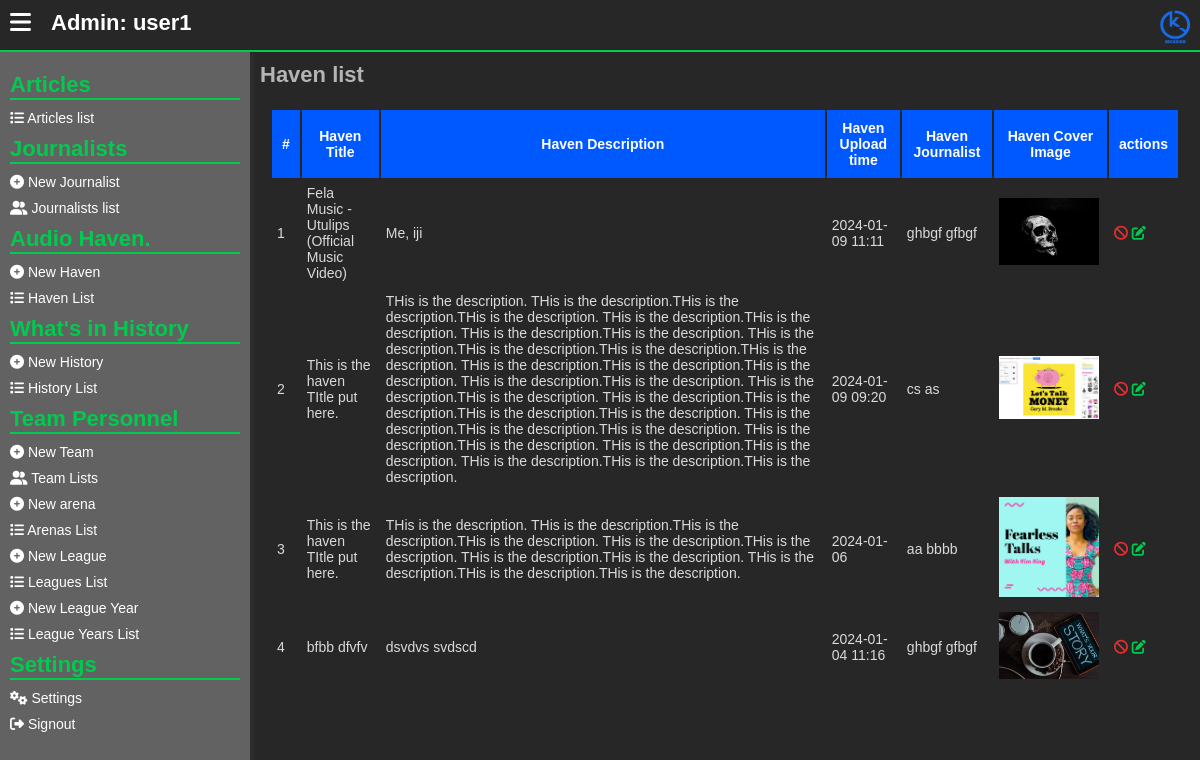
The page /admins/haven-list.php (signed in) on the database its author committed.
### tables this page shows
CREATE TABLE `audio_havens` (
  `haven_id` int(11) NOT NULL,
  `haven_title` text NOT NULL,
  `haven_description` text NOT NULL,
  `haven_image_name` text NOT NULL,
  `haven_link` text NOT NULL,
  `haven_upload date` varchar(255) NOT NULL,
  `haven_upload_time` varchar(255) NOT NULL,
  `haven_journalist` int(11) NOT NULL,
  `other_participants` text NOT NULL,
  `haven_status` varchar(255) NOT NULL
);

CREATE TABLE `journalists` (
  `id` int(11) NOT NULL,
  `first_name` varchar(255) NOT NULL,
  `last_name` varchar(255) NOT NULL,
  `user_name` varchar(255) NOT NULL,
  `email` varchar(255) NOT NULL,
  `phone_number` varchar(255) NOT NULL,
  `password` text NOT NULL,
  `display_name` varchar(255) NOT NULL,
  `status` varchar(255) NOT NULL DEFAULT 'Working'
);

### assets/php/admins/session_checker.php (called while the page is built, shortened)
<?php
    if (!isset($_SESSION['acting_admin_id'])) {
        header("location: signin.php");
    }
    else {
        $acting_admin_id = $_SESSION['acting_admin_id'];
        $check_admin_exists = mysqli_query($server,"SELECT * from
            admins WHERE id = '$acting_admin_id'
        ");
        if (mysqli_num_rows($check_admin_exists) !== 1) {
            header("location: ../admins/signin.php");
        }
        else {
            $get_the_admin_info = mysqli_fetch_array($check_admin_exists);
            $acting_admin_un = $get_the_admin_info["user_name"];
        }
    }
?>

### admins/haven-list.php (the view, shortened to what this page needs)
<?php
include("../assets/php/global/server.php");
include("../assets/php/admins/session_checker.php");
?>
<!DOCTYPE html>
<html lang="en">
<head>
    <link rel="stylesheet" href="../assets/css/back-main.css">
    <link rel="stylesheet" href="https://cdnjs.cloudflare.com/ajax/libs/font-awesome/6.5.1/css/all.min.css"
 />
</head>
<body>
    <main>
        <section class="main-section">
            <?php include("../assets/php/admins/header.php"); ?>
            <div class="hero">
                <?php include("../assets/php/admins/left-nav.php") ?>
                <div class="dashboard">
                    <div class="dashboard-cont">
                        <h1>
                            Haven list
                        </h1>
                        <div class="form-row">
                            <table>
                                <thead>
                                    <tr>
                                        <th>#</th>
                                        <th>
                                            Haven Title
                                        </th>
                                        <th>
                                            Haven Description
                                        </th>
                                        <th>
                                            Haven Upload time
                                        </th>
                                        <th>
                                            Haven Journalist
                                        </th>
                                        <th>
                                            Haven Cover Image
                                        </th>
                                        <th>
                                            actions
                                        </th>
                                    </tr>
                                </thead>
                                <tbody>
                                    <?php
                                    $get_All_articles = mysqli_query($server, "SELECT * from
                                            audio_havens,journalists
                                            WHERE journalists.id = audio_havens.haven_journalist
                                            ORDER BY `haven_upload date` DESC,
                                            `haven_upload_time` DESC
                                        ");
                                    if (mysqli_num_rows($get_All_articles) < 1) {
                                        ?>
                                        <tr>
                                            <td colspan="100">
                                                No values found
                                            </td>
                                        </tr>
                                        <?php
                                    } else {
                                        $counter = 1;
                                        while ($data_All_articles = mysqli_fetch_array($get_All_articles)) {
                                            ?>
                                            <tr>
                                                <td>
                                                    <?php echo $counter++; ?>
                                                </td>
                                                <td>
                                                    <?php echo $data_All_articles['haven_title']; ?>
                                                </td>
                                                <td>
                                                    <?php echo $data_All_articles['haven_description']; ?>
                                                </td>
                                                <td>
                                                    <?php echo $data_All_articles['haven_upload date']." ".$data_All_articles['haven_upload_time']; ?>
                                                </td>
                                                <td>
                                                    <?php echo $data_All_articles['first_name'] . " " . $data_All_articles['last_name']; ?>
                                                </td>
                                                <td>
                                                    <img src="../assets/audio_havens/<?php echo $data_All_articles['haven_image_name']; ?>"
                                                        width="100px">
                                                </td>
                                                <td>
                                                    <?php
                                                    if ($data_All_articles['haven_status'] == 'Running') {
                                                        ?>
                                                        <button class="disableAudioHavenButton delete"
                                                            value="<?php echo $data_All_articles['haven_id'] ?>">
                                                            <i class="fa fa-ban"></i>
                                                        </button>
                                                        <?php
                                                    }
                                                    ?>
                                                    <a href="edit-haven.php?h=<?php echo $data_All_articles['haven_id'] ?>"
                                                        class="edit">
                                                        <i class="fa fa-edit"></i>
                                                    </a>
                                                </td>
                                            </tr>
                                            <?php
                                        }
                                    }
                                    ?>
                                </tbody>
                            </table>
                        </div>
                    </div>
                </div>
            </div>
        </section>
    </main>
</body>
</html>

### assets/php/admins/header.php
<header>
   <div class="menu">
      <button id="menu_toggleBTN">
         <i class="fa fa-bars"></i>
      </button>
   </div>
   <div class="username" onclick="location.reload()">
      Admin:
      <?php
         echo $acting_admin_un;
      ?>
   </div>
   <div class="logo">
      <a href="./home.php">
         <img src="../assets/images/KickSide - Logo.png" alt="Kick Side Logo">
      </a>
   </div>
</header>

### assets/css/back-main.css (style rules this page uses)
* { font-size: 14px; margin: 0; padding: 0; text-decoration: none; }
body { font-family: "Gill Sans", "Gill Sans MT", Calibri, "Trebuchet MS", sans-serif; margin: 0; padding: 0; background: #d3d3d357; overflow: hidden; }
button { cursor: pointer; background: transparent; border: 0; }
main { width: 100%; height: 100%; }
section.main-section { height: 100vh; width: 100vw; top: 0; left: 0; position: absolute; background: rgb(39, 39, 39); overflow: hidden; }
section.main-section header { width: 100vw; display: flex; flex-direction: row; margin: 0; padding: 0; height: 50px; border-bottom: 2px solid #02ca4e; }
section.main-section header .menu { padding: 10px; }
section.main-section header .menu button { border: 0; background: transparent; }
section.main-section header .menu button i { font-size: 24px; color: #fff; }
section.main-section header .username { flex: 4; padding: 10px; color: #fff; font-size: 22px; font-weight: bold; user-select: none; cursor: pointer; }
section.main-section header .logo { text-align: right; flex: 2; padding: 10px; }
section.main-section header .logo img { width: 30px; }
section.main-section .hero { width: 100%; display: flex; flex-direction: row; flex-wrap: nowrap; }
section.main-section .dashboard { height: calc(100vh - 50px); overflow: auto; flex: 1; }
section.main-section .dashboard .dashboard-cont { padding: 10px; }
section.main-section .dashboard .dashboard-cont h1 { color: #b4b4b4; font-size: 22px; }
section.main-section .dashboard .form-row { margin-top: 10px; padding: 10px; border-radius: 10px; }
section.main-section .dashboard .form-row table { width: auto; }
section.main-section .dashboard .form-row table thead { background: #0059ff; color: #fff; }
section.main-section .dashboard .form-row table thead th { padding: 10px; }
section.main-section .dashboard .form-row table tbody td { color: #dadada; padding: 5px; }
section.main-section .dashboard .form-row table tbody td a { background: transparent; border: 0; outline: 0; color: #fff; }
section.main-section .dashboard .form-row table tbody td .edit i { color: #02ca4e; }
section.main-section .dashboard .form-row table tbody td .delete i { color: #e22e2e; }

### rows shown on the page
audio_havens: haven_title "Fela Music - Utulips (Official Music Video)", haven_description "Me, iji", haven_upload date "2024-01-09", haven_upload_time "11:11", haven_journalist.first_name "ghbgf", haven_journalist.last_name "gfbgf", haven_image_name (picture), $data_All_articles['haven_id'] 3 (drawn)
audio_havens: haven_title "This is the haven TItle put here.", haven_description "THis is the description. THis is the description.THis is the description.THis is the description. THis is the description.THis is the description. THis is the description.THis is the description. THis is the description.THis is the description.THis is the description.THis is the description. THis is the description.THis is the description.THis is the description. THis is the description.THis is the description. THis is the description.THis is the description. THis is the description.THis is the description.THis is the description.THis is the description. THis is the description.THis is the description.THis is the description. THis is the description.THis is the description. THis is the…", haven_upload date "2024-01-09", haven_upload_time "09:20", haven_journalist.first_name "cs", haven_journalist.last_name "as", haven_image_name (picture)
audio_havens: haven_title "This is the haven TItle put here.", haven_description "THis is the description. THis is the description.THis is the description.THis is the description. THis is the description.THis is the description. THis is the description.THis is the description. THis is the description.THis is the description.THis is the description.", haven_upload date "2024-01-06", haven_journalist.first_name "aa", haven_journalist.last_name "bbbb", haven_image_name (picture), $data_All_articles['haven_id'] 1 (drawn)
audio_havens: haven_title "bfbb dfvfv", haven_description "dsvdvs svdscd", haven_upload date "2024-01-04", haven_upload_time "11:16", haven_journalist.first_name "ghbgf", haven_journalist.last_name "gfbgf", haven_image_name (picture)

### other values the page prints
$acting_admin_un "user1"
